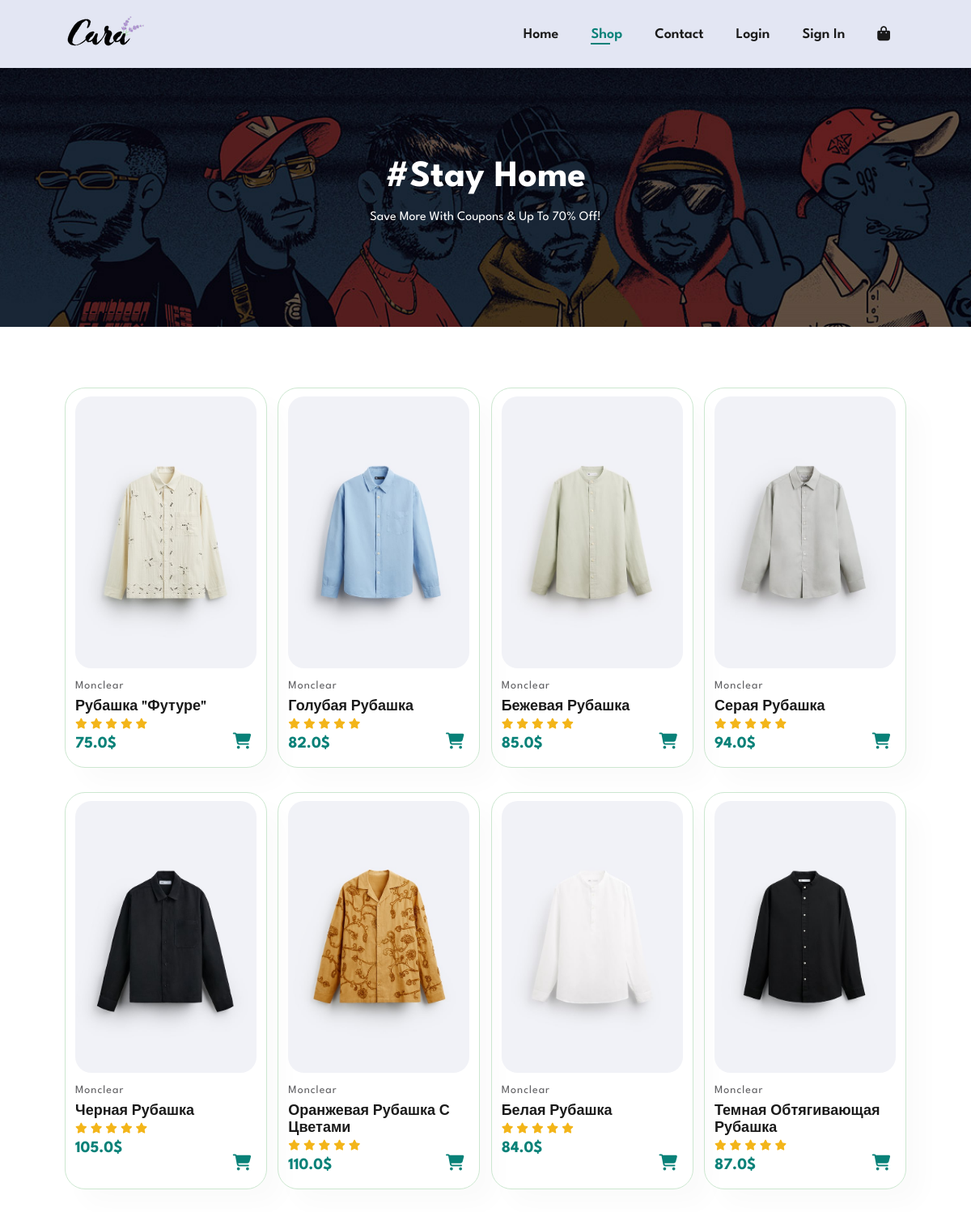
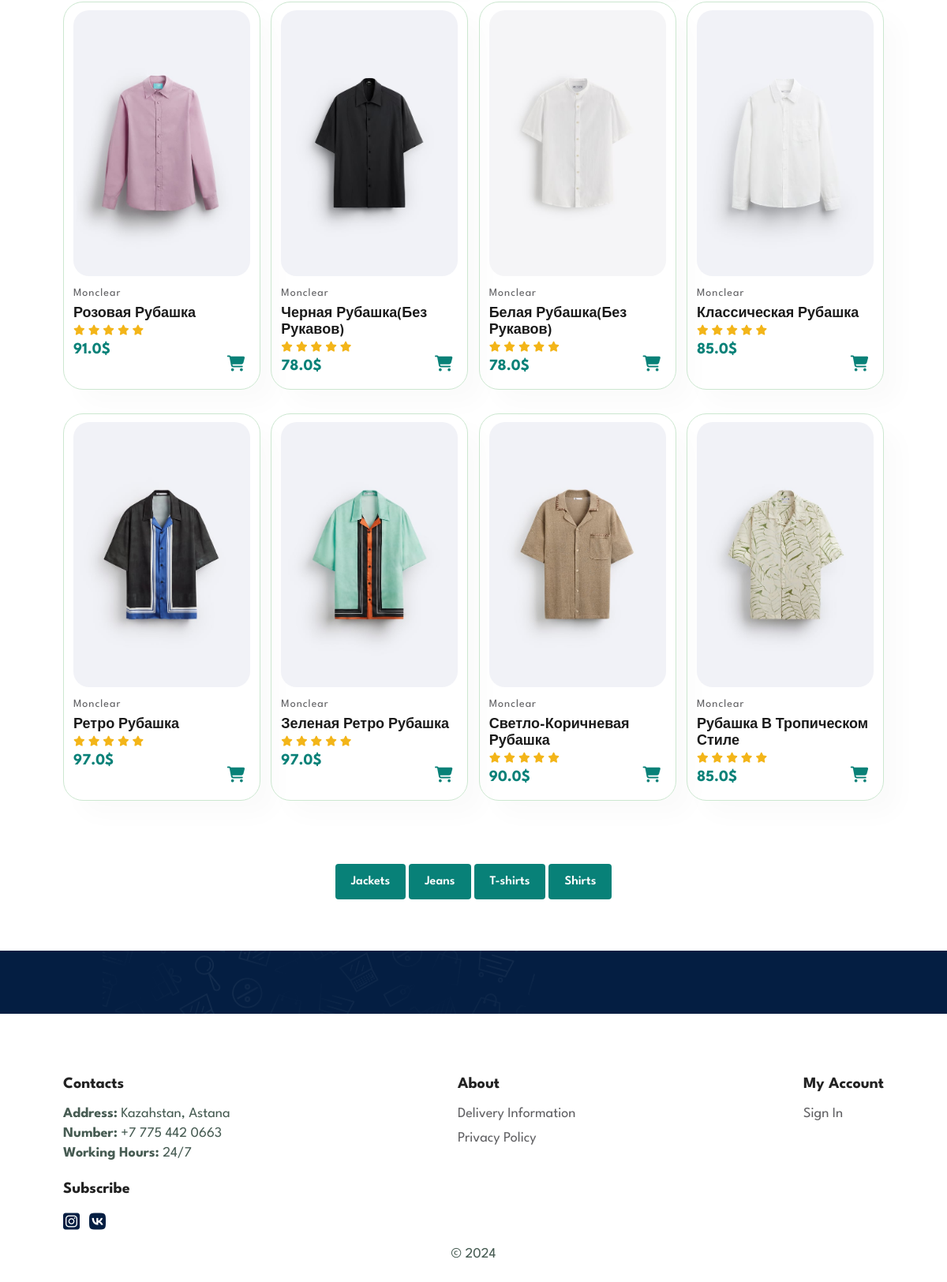
Page /shop4 on the committed database (2 pictures, top to bottom).
### main/models.py (models this page shows, shortened)
class Shirts(models.Model):
    name = models.CharField('Title', max_length = 40)
    price = models.FloatField('Price')
    photo = models.ImageField(upload_to='Shirts/', default="a")
    class Meta:
        verbose_name = 'Shirt'
        verbose_name_plural = 'Shirts'

### main/views.py (the view)
# urls.py: path('shop4', views.shop4, name="shop4"),
def shop4(request):
    shirts = Shirts.objects.all()
    return render(request, 'main/shop4.html', {'shirts': shirts})

### main/templates/main/shop4.html (shortened to what this page needs)
{% load static %}
<!DOCTYPE html>
<html lang="en">
<head>
  <link rel="stylesheet" href="{% static 'main/css/styles.css' %}" />
</head>
<body>
<header id="header">
  <a href="/"><img src="{% static 'main/img/logo.png' %}" alt="logo picture" class="logo" /></a>
  <div>
    <ul id="navbar">
      <li><a href="/">home</a></li>
      <li><a class="active" href="shop">shop</a></li>
      <li><a href="contact">contact</a></li>
      {% if user.is_authenticated %}
          <li><a href="logout">logout</a></li>
          <li style="text-transform: none;">{{ user.username }}</li>
          {% else %}
          <li><a href="login">login</a></li>
          <li><a href="register">sign in</a></li>
          {% endif %}
      <li><a id="lg-bag" href="{% url 'main:check_cart' %}"><i class="fa-solid fa-bag-shopping"></i></a></li>
    </ul>
  </div>
</header>
<section id="page-header" style="background-image: url('{% static 'main/img/b1.jpg' %}');">
  <h2>#stay home</h2>
  <p>save more with coupons & up to 70% off!</p>
</section>
<section id="product1" class="section-p1">
  <div class="pro-container" id="productContainer">
    {% for el in shirts %}
    <div class = "pro">
    <img src="{{el.photo.url}}" alt="product picture"/>
        <div class="info">
          <span>monclear</span>
          <h5>{{el.name}}</h5>
          <div class="star">
            <i class="fas fa-star"></i>
            <i class="fas fa-star"></i>
            <i class="fas fa-star"></i>
            <i class="fas fa-star"></i>
            <i class="fas fa-star"></i>
          </div>
          <h4>{{el.price}}$</h4>
        </div>
        <a class="cart" href="{% url 'main:add' item_type='shirts' item_id=el.id %}"><i class="fa-solid fa-cart-shopping"></i></a>
        </div>
        {% endfor %}
  </div>
</section>
<section id="pagination" class="section-p1">
  <a href="shop1">Jackets</a>
  <a href="shop2">Jeans</a>
  <a href="shop3">T-shirts</a>
  <a href="shop4">Shirts</a>
</section>
<section id="newsletter" class="section-p1 section-m1">
</section>
<footer class="section-p1">
  <div class="col">
    <h4>contacts</h4>
    <p><strong>address:</strong> Kazahstan, astana</p>
    <p><strong>number:</strong> +7 775 442 0663</p>
    <p><strong>working hours:</strong> 24/7</p>
    <div class="follow">
      <h4>subscribe</h4>
      <div class="icon">
        <a href="https://www.instagram.com/mirasamanbai/?next=%2F"
          ><i class="fa-brands fa-instagram-square"></i
        ></a>
        <a href="https://vk.com/id616254776"
          ><i class="fa-brands fa-vk"></i
        ></a>
      </div>
    </div>
  </div>
  <div class="col">
    <h4>about</h4>
    <a href="Delivery">delivery information</a>
    <a href="privat">privacy policy</a>
  </div>
  <div class="col">
    <h4>my account</h4>
    <a href="register">Sign in</a>
  </div>
  <div class="copyright">
    <p>
      &copy; <span class="date">2023</span>
    </p>
  </div>
</footer>
</body>
</html>

### main/static/main/css/styles.css (style rules this page uses)
* { margin: 0; padding: 0; box-sizing: border-box; font-family: "League Spartan", sans-serif; }
h2 { font-size: 46px; line-height: 54px; color: #222; }
h4 { font-size: 20px; color: #222; }
p { font-size: 16px; color: #465b52; margin: 15px 0 20px 0; }
.section-p1 { padding: 40px 80px; }
.section-m1 { margin: 40px 0; }
#header { display: flex; align-items: center; justify-content: space-between; padding: 20px 80px; background-color: #e3e6f3; box-shadow: 0 5px 15px rgba(0, 0, 0, 0.06); position: sticky; top: 0; left: 0; z-index: 999; }
#navbar { display: flex; align-items: center; justify-content: center; }
#navbar li { list-style: none; padding: 0 20px; text-transform: capitalize; position: relative; }
#navbar li a { text-decoration: none; font-size: 18px; font-weight: 600; color: #1a1a1a; transition: all 0.3s ease; }
#navbar li a:hover, #navbar li a.active { color: #088178; cursor: pointer; }
#navbar li a.active::after, #navbar li a:hover::after { content: ""; width: 30%; height: 2px; background-color: #088178; position: absolute; bottom: -4px; left: 20px; }
#product1 { text-align: center; }
#product1 .pro-container { display: flex; justify-content: space-between; padding-top: 20px; flex-wrap: wrap; }
#product1 .pro { width: 23%; min-width: 250px; padding: 10px 12px; border: 1px solid #cce7d0; border-radius: 25px; cursor: pointer; box-shadow: 20px 20px 30px rgba(0, 0, 0, 0.02); margin: 15px 0; transition: all 0.3s ease; position: relative; }
#product1 .pro img { width: 100%; border-radius: 20px; }
#product1 .pro .info { text-align: start; padding: 10px 0; }
#product1 .pro .info span { color: #606063; font-size: 14px; text-transform: capitalize; letter-spacing: 1px; }
#product1 .pro .info h5 { padding-top: 7px; color: #1a1a1a; font-size: 18px; text-transform: capitalize; }
#product1 .pro .info i { font-size: 13px; color: rgba(243, 181, 25); padding-top: 5px; }
#product1 .pro .info h4 { padding-top: 7px; font-weight: 700; color: #088178; }
#product1 .pro .cart { width: 40px; height: 40px; line-height: 40px; border-radius: 50%; font-weight: 500; color: #088178; font-size: 20px; position: absolute; bottom: 10px; right: 10px; }
#newsletter { display: flex; justify-content: space-between; flex-wrap: wrap; align-items: center; background-image: url(images/banner/b14.png); background-repeat: no-repeat; background-position: 20% 30%; background-color: #041e42; }
footer { display: flex; flex-wrap: wrap; justify-content: space-between; }
footer .col { display: flex; flex-direction: column; align-items: flex-start; margin-bottom: 20px; }
footer h4 { font-size: 20px; padding-bottom: 20px; text-transform: capitalize; }
footer p { font-size: 18px; margin: 0 0 8px 0; text-transform: capitalize; }
footer a { text-decoration: none; color: #606063; text-transform: capitalize; font-size: 18px; margin-bottom: 14px; }
footer .follow { margin-top: 20px; }
footer .follow i { color: #465b52; padding-right: 8px; cursor: pointer; font-size: 24px; color: #041e42; }
footer .copyright { width: 100%; text-align: center; color: #222; }
#page-header { background-image: url(images/banner/b1.jpg); width: 100%; height: 40vh; background-size: cover; display: flex; flex-direction: column; justify-content: center; align-items: center; text-align: center; padding: 14px; }
#page-header h2, #page-header p { color: #fff; text-transform: capitalize; }
#pagination { text-align: center; }
#pagination a { text-decoration: none; background-color: #088178; padding: 15px 20px; border-radius: 4px; color: #fff; font-weight: 600; }

### rows in the picture
Shirts: photo (picture), name "Рубашка \"Футуре\"", price "75.0"
Shirts: photo (picture), name "Голубая Рубашка", price "82.0"
Shirts: photo (picture), name "Бежевая Рубашка", price "85.0"
Shirts: photo (picture), name "Серая Рубашка", price "94.0"
Shirts: photo (picture), name "Черная Рубашка", price "105.0"
Shirts: photo (picture), name "Оранжевая Рубашка С Цветами", price "110.0"
Shirts: photo (picture), name "Белая Рубашка", price "84.0"
Shirts: photo (picture), name "Темная Обтягивающая Рубашка", price "87.0"
Shirts: photo (picture), name "Розовая Рубашка", price "91.0"
Shirts: photo (picture), name "Черная Рубашка(Без Рукавов)", price "78.0"
Shirts: photo (picture), name "Белая Рубашка(Без Рукавов)", price "78.0"
Shirts: photo (picture), name "Классическая Рубашка", price "85.0"
Shirts: photo (picture), name "Ретро Рубашка", price "97.0"
Shirts: photo (picture), name "Зеленая Ретро Рубашка", price "97.0"
Shirts: photo (picture), name "Светло-Коричневая Рубашка", price "90.0"
Shirts: photo (picture), name "Рубашка В Тропическом Стиле", price "85.0"
